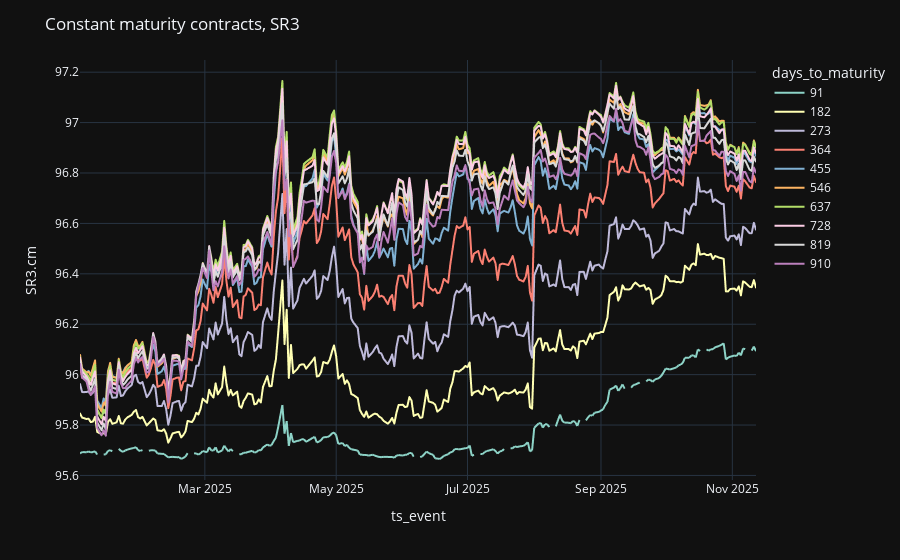

Source (notebook cell):
### Code cell
plot_df = cm_close.reset_index()
fig = px.line(
    plot_df,
    x="ts_event",
    y="SR3.cm",
    color="days_to_maturity",
)
fig.update_layout(title_text=f"Constant maturity contracts, {product}")
fig.show()

### Figure 1 — Plotly figure (JSON) as saved in the notebook; plotly's stock layout.template omitted (floating-point values rounded to 4 significant figures; data arrays with more than 128 entries replaced by an {"elided": "..."} marker saying what was removed)
{"data": [{"hovertemplate": "days_to_maturity=91<br>ts_event=%{x}<br>SR3.cm=%{y}<extra></extra>", "legendgroup": "91", "line": {"color": "rgb(141,211,199)", "dash": "solid"}, "marker": {"symbol": "circle"}, "mode": "lines", "name": "91", "showlegend": true, "x": {"elided": "269 str values"}, "xaxis": "x", "y": {"elided": "269 float values"}, "yaxis": "y", "type": "scattergl"}, {"hovertemplate": "days_to_maturity=182<br>ts_event=%{x}<br>SR3.cm=%{y}<extra></extra>", "legendgroup": "182", "line": {"color": "rgb(255,255,179)", "dash": "solid"}, "marker": {"symbol": "circle"}, "mode": "lines", "name": "182", "showlegend": true, "x": {"elided": "269 str values"}, "xaxis": "x", "y": {"elided": "269 float values"}, "yaxis": "y", "type": "scattergl"}, {"hovertemplate": "days_to_maturity=273<br>ts_event=%{x}<br>SR3.cm=%{y}<extra></extra>", "legendgroup": "273", "line": {"color": "rgb(190,186,218)", "dash": "solid"}, "marker": {"symbol": "circle"}, "mode": "lines", "name": "273", "showlegend": true, "x": {"elided": "269 str values"}, "xaxis": "x", "y": {"elided": "269 float values"}, "yaxis": "y", "type": "scattergl"}, {"hovertemplate": "days_to_maturity=364<br>ts_event=%{x}<br>SR3.cm=%{y}<extra></extra>", "legendgroup": "364", "line": {"color": "rgb(251,128,114)", "dash": "solid"}, "marker": {"symbol": "circle"}, "mode": "lines", "name": "364", "showlegend": true, "x": {"elided": "269 str values"}, "xaxis": "x", "y": {"elided": "269 float values"}, "yaxis": "y", "type": "scattergl"}, {"hovertemplate": "days_to_maturity=455<br>ts_event=%{x}<br>SR3.cm=%{y}<extra></extra>", "legendgroup": "455", "line": {"color": "rgb(128,177,211)", "dash": "solid"}, "marker": {"symbol": "circle"}, "mode": "lines", "name": "455", "showlegend": true, "x": {"elided": "269 str values"}, "xaxis": "x", "y": {"elided": "269 float values"}, "yaxis": "y", "type": "scattergl"}, {"hovertemplate": "days_to_maturity=546<br>ts_event=%{x}<br>SR3.cm=%{y}<extra></extra>", "legendgroup": "546", "line": {"color": "rgb(253,180,98)", "dash": "solid"}, "marker": {"symbol": "circle"}, "mode": "lines", "name": "546", "showlegend": true, "x": {"elided": "269 str values"}, "xaxis": "x", "y": {"elided": "269 float values"}, "yaxis": "y", "type": "scattergl"}, {"hovertemplate": "days_to_maturity=637<br>ts_event=%{x}<br>SR3.cm=%{y}<extra></extra>", "legendgroup": "637", "line": {"color": "rgb(179,222,105)", "dash": "solid"}, "marker": {"symbol": "circle"}, "mode": "lines", "name": "637", "showlegend": true, "x": {"elided": "269 str values"}, "xaxis": "x", "y": {"elided": "269 float values"}, "yaxis": "y", "type": "scattergl"}, {"hovertemplate": "days_to_maturity=728<br>ts_event=%{x}<br>SR3.cm=%{y}<extra></extra>", "legendgroup": "728", "line": {"color": "rgb(252,205,229)", "dash": "solid"}, "marker": {"symbol": "circle"}, "mode": "lines", "name": "728", "showlegend": true, "x": {"elided": "269 str values"}, "xaxis": "x", "y": {"elided": "269 float values"}, "yaxis": "y", "type": "scattergl"}, {"hovertemplate": "days_to_maturity=819<br>ts_event=%{x}<br>SR3.cm=%{y}<extra></extra>", "legendgroup": "819", "line": {"color": "rgb(217,217,217)", "dash": "solid"}, "marker": {"symbol": "circle"}, "mode": "lines", "name": "819", "showlegend": true, "x": {"elided": "269 str values"}, "xaxis": "x", "y": {"elided": "269 float values"}, "yaxis": "y", "type": "scattergl"}, {"hovertemplate": "days_to_maturity=910<br>ts_event=%{x}<br>SR3.cm=%{y}<extra></extra>", "legendgroup": "910", "line": {"color": "rgb(188,128,189)", "dash": "solid"}, "marker": {"symbol": "circle"}, "mode": "lines", "name": "910", "showlegend": true, "x": {"elided": "269 str values"}, "xaxis": "x", "y": {"elided": "269 float values"}, "yaxis": "y", "type": "scattergl"}], "layout": {"xaxis": {"anchor": "y", "domain": [0.0, 1.0], "title": {"text": "ts_event"}}, "yaxis": {"anchor": "x", "domain": [0.0, 1.0], "title": {"text": "SR3.cm"}}, "legend": {"title": {"text": "days_to_maturity"}, "tracegroupgap": 0}, "margin": {"t": 60}, "title": {"text": "Constant maturity contracts, SR3"}}}
